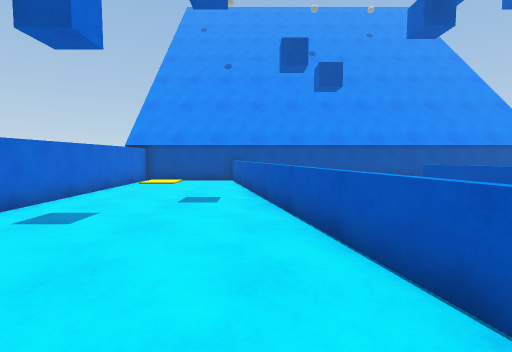
view 1 (above)

16 first-person views from a walk through a scene from a Unity 3-D project. The camera is 1.2 m above the floor, tilts 4° down and sees 85° across. The floor is counted in squares, 1 m on a side. Each view is taken from the middle of a square. On the plan, view 1 faces up. The plan holds only what a view shows up to about 13 squares ahead; the rest is blank. The place goes on beyond the plan. The player character is not drawn. Surface patterns are stand-ins for the level's own textures.

view 2
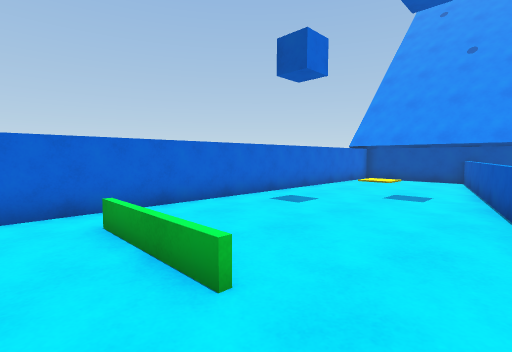

view 3
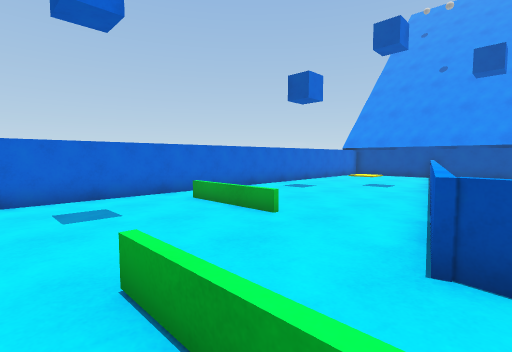

view 4
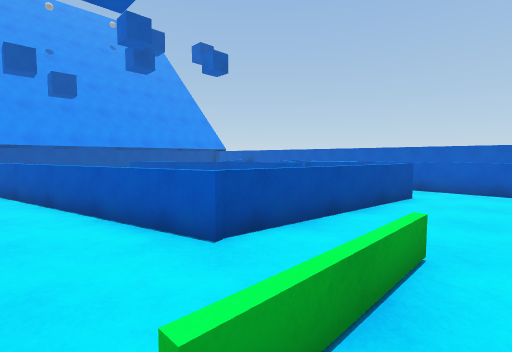

view 5
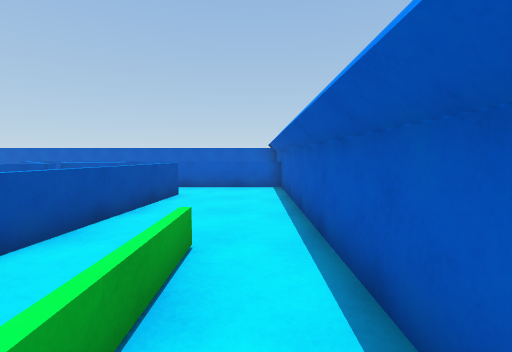

view 6
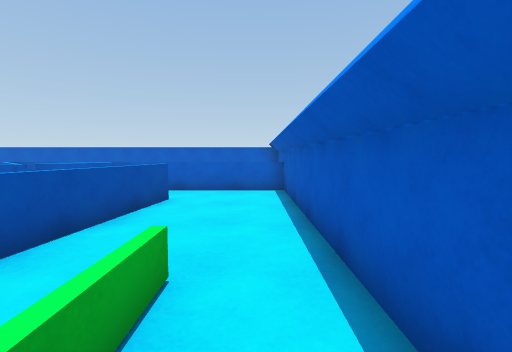

view 7
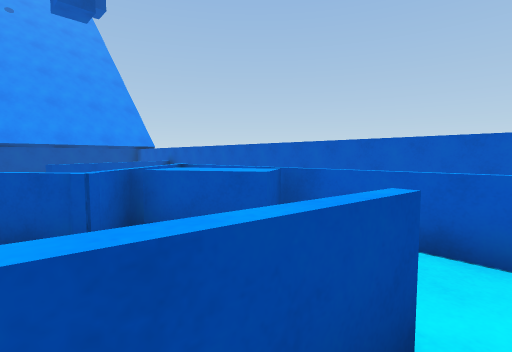

view 8
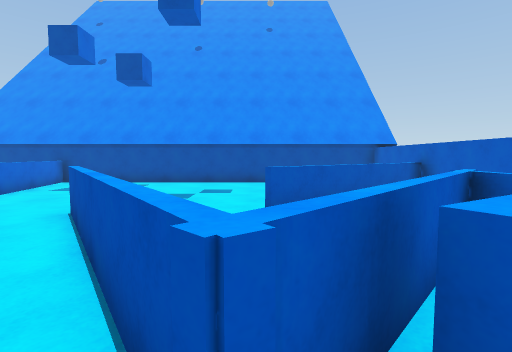

view 9
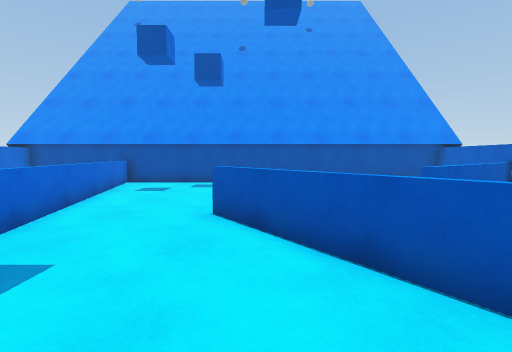

view 10
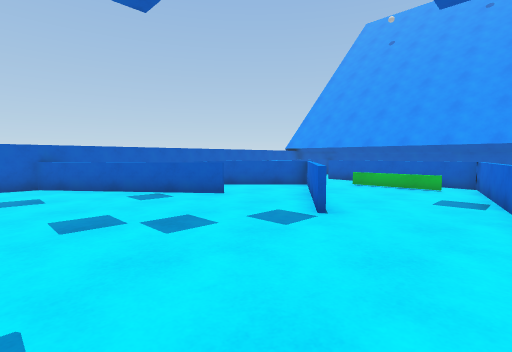

view 11
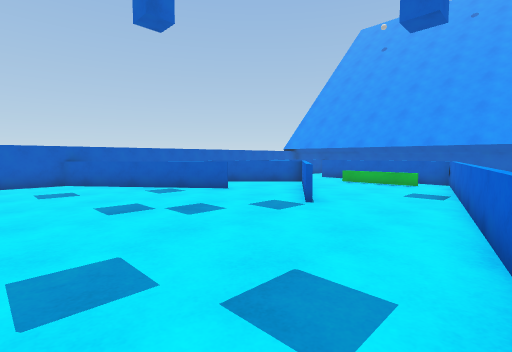

view 12
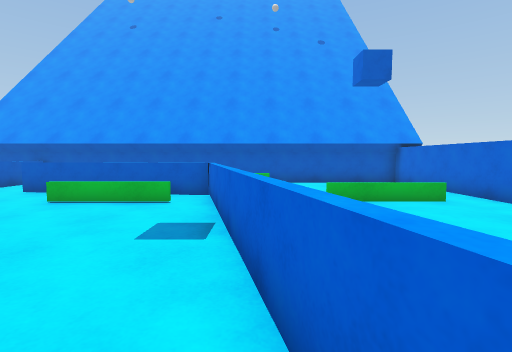

view 13
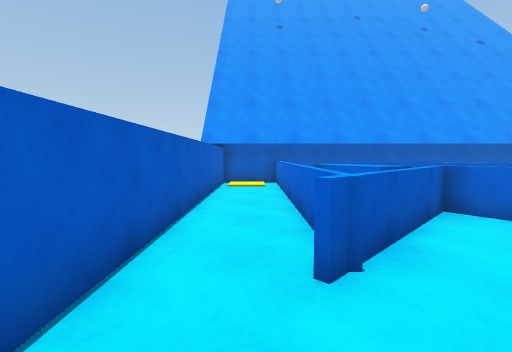

view 14
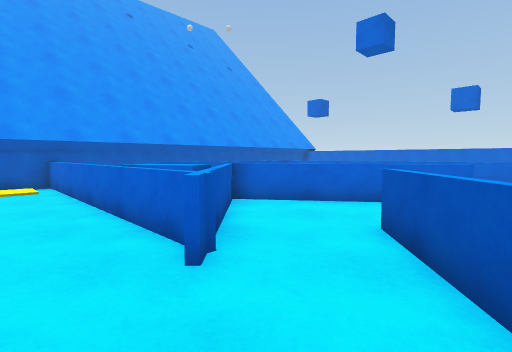

view 15
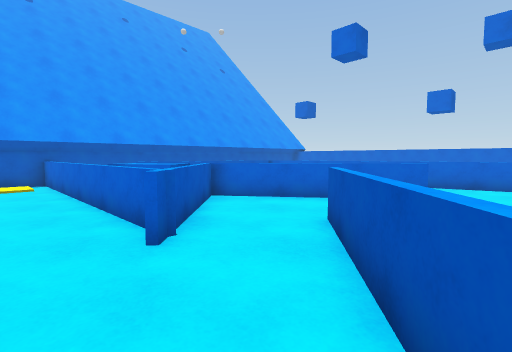

view 16
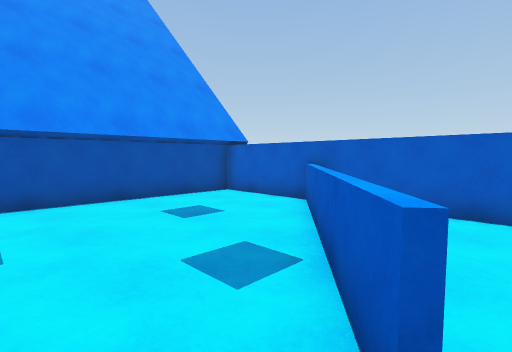

### Floor plan
Key: @ floor where view 1 was taken; # wall or solid block; . floor; = window, fence, low wall or low ledge; B blue block.
Columns run from 6 left of view 1 to 14 right of it. Each row starts with its distance up from view 1.
 14 #####################
 13 #....=..............#
 12 #....=..............#
 11 #....==.............#
 10 #.....=...........==#
  9 #.....=..........==.#
  8 #.....=.........==..#
  7 #.....==..=...===...#
  6 #......=..==..=.....#
  5 #......=...==....=..#
  4 #......=....==..==..#
  3 #......==....=.##=..#
  2 #.......=....==BB=..#
  1 #.......=......BB#..#
  0 #.....@.=.   ..  =..#
 -1 #.......========.=..#
 -2 #................=..#
 -3 #................=..#
 -4 #................=..#
 -5 #####################

Where each view was taken, in squares from view 1:
view 1: 0 up, 0 right, facing up
view 2: 1 down, 1 right, facing up-left
view 3: 4 down, 3 right, facing up-left
view 4: 4 down, 0 right, facing up-right
view 5: 4 down, 0 right, facing right
view 6: 4 down, 1 right, facing right
view 7: 2 down, 7 right, facing up-right
view 8: 1 up, 8 right, facing up
view 9: 1 up, 5 right, facing up
view 10: 12 up, 1 right, facing down-right
view 11: 13 up, 0 right, facing down-right
view 12: 8 up, 1 right, facing down
view 13: 8 up, 12 right, facing down
view 14: 8 up, 13 right, facing down-left
view 15: 9 up, 13 right, facing down-left
view 16: 6 up, 7 right, facing up-right
